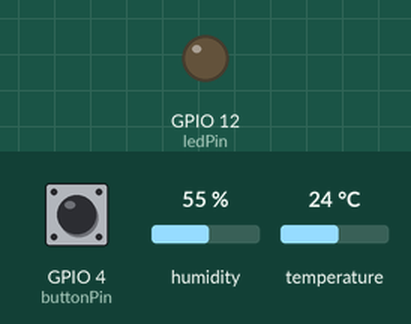
The sketch below on a simulated ESP8266 (NodeMCU). Parts: output pins drawn as LEDs (lit = HIGH). The inputs (shaded band) are chosen by the test bench; at power-on: GPIO 4 (buttonPin) LOW, humidity 55 %, temperature 24 °C. WiFi joins after 1.5 s; servers stay silent unless stated; what the sketch prints to the serial monitor is not drawn.

Above: at 2.7 s.
2.8 s: GPIO 4 (buttonPin) pulled HIGH for 0.15 s
At 3.7 s:
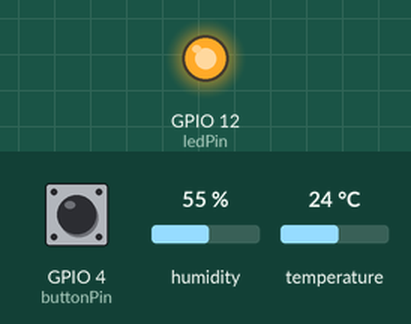
5.9 s: GPIO 4 (buttonPin) pulled HIGH for 1 s
At 7.3 s:
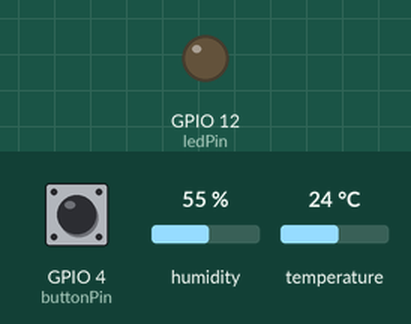
8.4 s: GPIO 4 (buttonPin) pulled HIGH for 3.2 s
At 9.2 s:
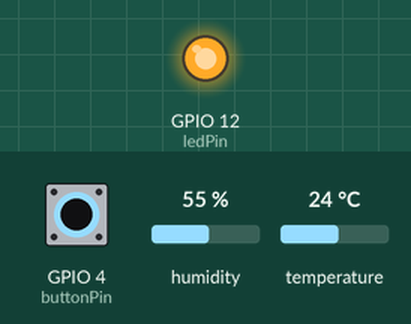
Timing chart, 0 to 11.4 s (numbered marks = the images above; inputs shaded):
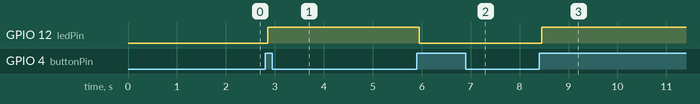

The sketch:

4.6.4.ino
```cpp
#include <ESP8266WiFi.h>
#include <ESPAsyncTCP.h>
#include <ESPAsyncWebServer.h>
#include <DHT.h>

const char* ssid = "Samsung";
const char* password = "not my style";

const byte dhtPin = 2;
const byte buttonPin = 4;
const byte ledPin = 12;

DHT dht(dhtPin, DHT22);

bool ledState = false;
String currentTemp = "--";
String currentHum = "--";

int buttonState;
int lastButtonState = LOW;
unsigned long lastDebounceTime = 0;
const unsigned long debounceDelay = 50;
unsigned long lastTime = 0;

AsyncWebServer server(80);
AsyncWebSocket ws("/ws");

const char index_html[] PROGMEM = R"rawliteral(
<!DOCTYPE html>
<html>
<head>
  <meta name="viewport" content="width=device-width, initial-scale=1">
  <title>Smart Room</title>

  <style>
    body {
      font-family: Arial;
      text-align: center;
    }

    .card {
      background: #f0f0f0;
      margin: 20px auto;
      padding: 20px;
      max-width: 300px;
      border-radius: 10px;
    }

    button {
      padding: 15px 30px;
      font-size: 20px;
      border-radius: 5px;
      cursor: pointer;
      color: white;
    }

    .btn-on {
      background-color: #4CAF50;
    }

    .btn-off {
      background-color: #f44336;
    }
  </style>
</head>

<body>

  <h1>Smart Room</h1>

  <div class="card">
    <h2>Suhu: <span id="tempValue">--</span> Celcius</h2>
  </div>

  <div class="card">
    <h2>Kelembapan: <span id="humValue">--</span> %</h2>
  </div>

  <div class="card">
    <h2>LED: <span id="ledStatus">OFF</span></h2>
    <button id="toggleBtn" class="btn-off" onclick="toggleLed()">Turn ON</button>
  </div>

  <script>
    var gateway = `ws://${window.location.hostname}/ws`;
    var websocket;

    window.addEventListener('load', onLoad);

    function onLoad(event) {
      initWebSocket();
    }

    function initWebSocket() {
      websocket = new WebSocket(gateway);
      websocket.onopen = onOpen;
      websocket.onclose = onClose;
      websocket.onmessage = onMessage;
    }

    function onOpen(event) {s
      console.log('WebSocket Terkoneksi');
    }

    function onClose(event) {
      setTimeout(initWebSocket, 2000);
    }

    function toggleLed() {
      websocket.send('toggle');
    }

    function onMessage(event) {
      var dataObj = JSON.parse(event.data);

      if (dataObj.suhu !== undefined) {
        document.getElementById('tempValue').innerHTML = dataObj.suhu;
      }

      if (dataObj.hum !== undefined) {
        document.getElementById('humValue').innerHTML = dataObj.hum;
      }

      if (dataObj.led !== undefined) {
        var btn = document.getElementById('toggleBtn');
        var status = document.getElementById('ledStatus');

        if (dataObj.led == "1") {
          status.innerHTML = "ON";
          btn.innerHTML = "Turn OFF";
          btn.className = "btn-on";
        } else {
          status.innerHTML = "OFF";
          btn.innerHTML = "Turn ON";
          btn.className = "btn-off";
        }
      }
    }
  </script>

</body>
</html>
)rawliteral";

void notifyClients() {
  String jsonString = "{\"led\":\"" + String(ledState ? 1 : 0) + "\", ";
  jsonString += "\"suhu\":\"" + currentTemp + "\", ";
  jsonString += "\"hum\":\"" + currentHum + "\"}";
  ws.textAll(jsonString);
}

void handleWebSocketMessage(void *arg, uint8_t *data, size_t len) {
  AwsFrameInfo *info = (AwsFrameInfo*)arg;

  if (info->final && info->index == 0 && info->len == len && info->opcode == WS_TEXT) {
    data[len] = 0;

    if (strcmp((char*)data, "toggle") == 0) {
      ledState = !ledState;
      notifyClients();
    }
  }
}

void onEvent(AsyncWebSocket *server, AsyncWebSocketClient *client, AwsEventType type,
             void *arg, uint8_t *data, size_t len) {

  switch (type) {

    case WS_EVT_CONNECT:
      Serial.printf("Client WebSocket #%u terhubung\n", client->id());
      notifyClients();
      break;

    case WS_EVT_DISCONNECT:
      Serial.printf("Client WebSocket #%u terputus\n", client->id());
      break;

    case WS_EVT_DATA:
      handleWebSocketMessage(arg, data, len);
      break;
  }
}

void setup() {
  Serial.begin(115200);

  pinMode(buttonPin, INPUT);

  pinMode(ledPin, OUTPUT);
  digitalWrite(ledPin, LOW);

  dht.begin();

  WiFi.mode(WIFI_STA);
  WiFi.begin(ssid, password);

  while (WiFi.status() != WL_CONNECTED) {
    delay(500);
    Serial.print(".");
  }

  Serial.println("\nIP Address: " + WiFi.localIP().toString());

  server.on("/", HTTP_GET, [](AsyncWebServerRequest *request) {
    request->send_P(200, "text/html", index_html);
  });

  ws.onEvent(onEvent);
  server.addHandler(&ws);
  server.begin();
}

void loop() {
  ws.cleanupClients();

  digitalWrite(ledPin, ledState ? HIGH : LOW);

  int reading = digitalRead(buttonPin);

  if (reading != lastButtonState) {
    lastDebounceTime = millis();
  }

  if ((millis() - lastDebounceTime) > debounceDelay) {
    if (reading != buttonState) {
      buttonState = reading;

      if (buttonState == HIGH) {
        ledState = !ledState;
        digitalWrite(ledPin, ledState ? HIGH : LOW);
        notifyClients();
      }
    }
  }

  lastButtonState = reading;

  if (millis() - lastTime >= 3000) {
    float t = dht.readTemperature();
    float h = dht.readHumidity();

    if (!isnan(t) && !isnan(h)) {
      currentTemp = String(t, 1);
      currentHum = String(h, 1);
      notifyClients();

      Serial.print("Suhu: ");
      Serial.print(currentTemp);
      Serial.print(" C | Kelembapan: ");
      Serial.print(currentHum);
      Serial.println(" %");
    } else {
      Serial.println("Gagal membaca sensor DHT!");
    }

    lastTime = millis();
  }
}
```

Measured:
- after the input at 2.8 s, GPIO 12 (ledPin): LOW → HIGH after 0.05 s
- after the input at 5.9 s, GPIO 12 (ledPin): HIGH → LOW after 0.05 s
- after the input at 8.4 s, GPIO 12 (ledPin): LOW → HIGH after 0.05 s
